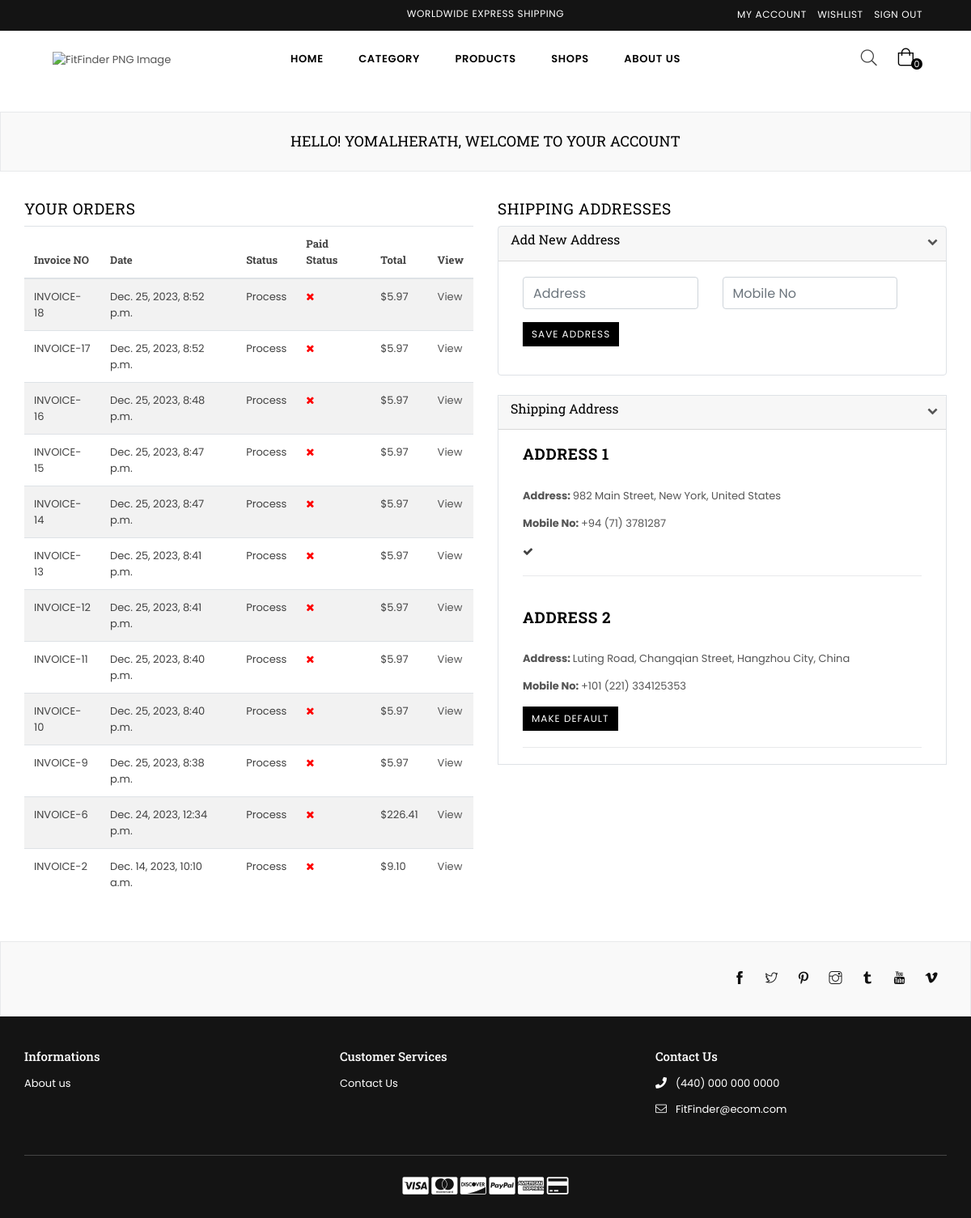
The page /dashboard/ (signed in) on the database as committed earlier.
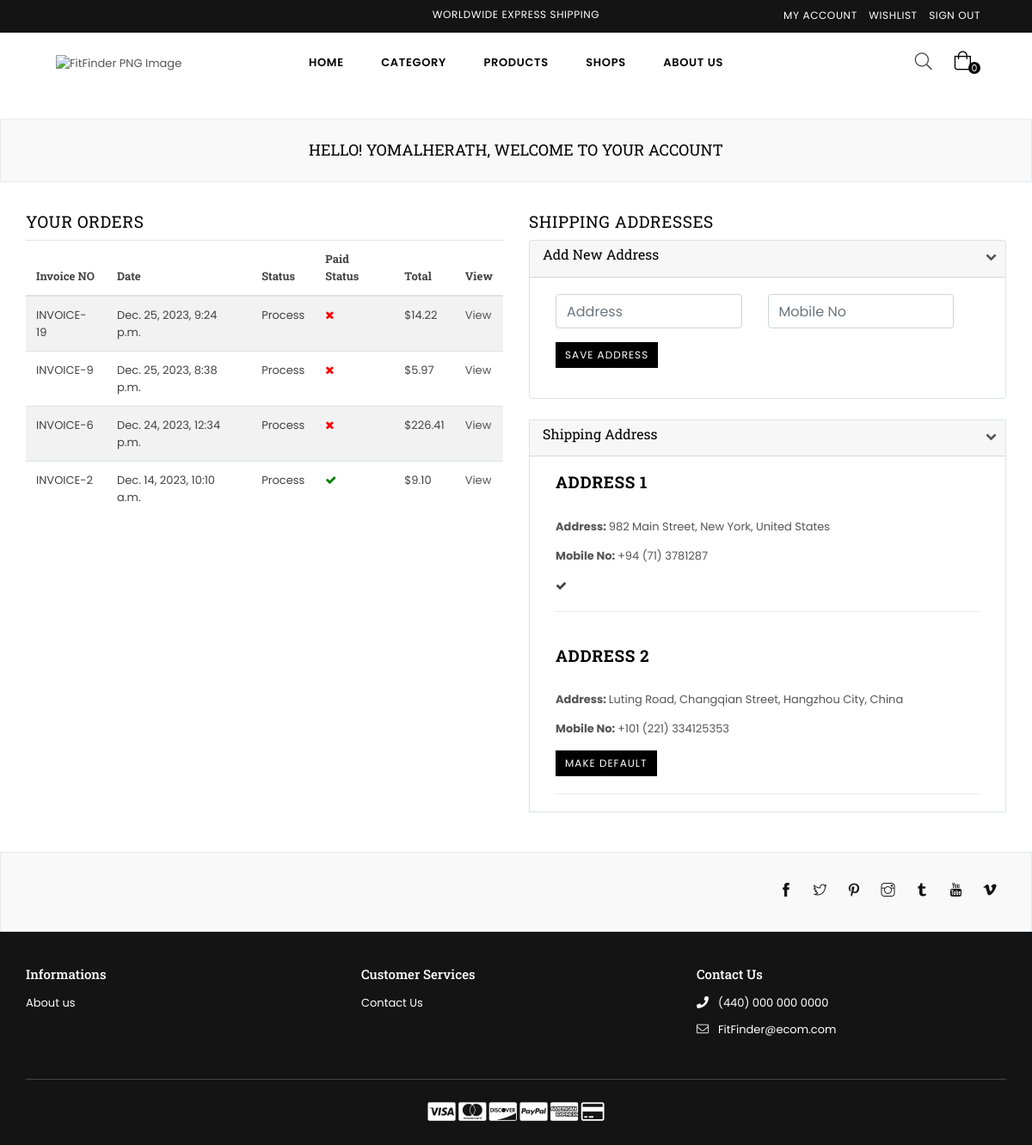
The same page on the database as committed later.
### core/models.py (models this page shows)
class CartOrder(models.Model):
    user = models.ForeignKey(User, on_delete=models.CASCADE)
    price = models.DecimalField(max_digits=9999999999999, decimal_places=2, default="0.00")
    paid_status = models.BooleanField(default=False)
    order_date = models.DateTimeField(auto_now_add=True)
    product_status = models.CharField(choices=STATUS_CHOICE, max_length=30, default="process")
    class Meta:
        verbose_name_plural = "Cart Order"

class Address(models.Model):
    user = models.ForeignKey(User, on_delete=models.SET_NULL, null=True)
    address = models.CharField(max_length=100, null=True)
    status = models.BooleanField(default=False)
    mobile = models.CharField(max_length=200, null=True)
    class Meta:
        verbose_name_plural = "Addresses"

### core/views.py (the view, shortened to what this page needs)
# urls.py: path("dashboard/", customer_dashboard, name="dashboard"),
@login_required
def customer_dashboard(request):
    orders = CartOrder.objects.filter(user=request.user).order_by("-id")
    address = Address.objects.filter(user=request.user)
    context = {
        "orders": orders,
        "address": address,
    }
    return render(request, 'core/dashboard.html', context)

### core/context_processor.py (called while the page is built)
def default(request):
    categories = Category.objects.all()
    vendors = Vendor.objects.all()
    try:
        wishlist = Wishlist.objects.filter(user=request.user)
    except:
        messages.warrning(request, "You need to login before accessing your wishlist.")
        wishlist = 0
    try:
        address = Address.objects.get(user=request.user)
    except:
        address = None
    return{
        'categories': categories,
        'address': address,
        'vendors': vendors,
    }

### userauthentication/models.py (called while the page is built)
    def __str__(self):
        return self.username

### templates/core/dashboard.html (shortened to what the changed rows need)
{% extends 'partials/base.html' %}
{% load static %}
{% block content %}
    <div id="page-content">
    	<div class="page section-header text-center">
			<div class="page-title">
        		<div class="wrapper"><h1 class="page-width">Hello! {{request.user|title}}, Welcome to Your Account</h1></div>
      		</div>
		</div>
        <div class="container">
            <div class="row">
                <div class="col-6">
                    <h2>Your Orders</h2>
                    <div class="table-responsive-sm">
                        <table class="table table-striped">
                            <thead>
                                <tr>
                                    <th class="center">Invoice NO</th>
                                    <th class="center">Date</th>
                                    <th class="center">Status</th>
                                    <th class="center">Paid Status</th>
                                    <th class="center">Total</th>
                                    <th class="center">View</th>
                                </tr>
                            </thead>
                            <tbody>
                                {% for order in orders %}
                                <tr>
                                    <td class="center">INVOICE-{{ order.id }}</td>
                                    <td class="center">{{ order.order_date }}</td>
                                    <td class="center">{{ order.product_status|title }}</td>
                                    {% if order.paid_status == True %}
                                        <td class="center" style="color: green"><i class="fa fa-check"></i></td>
                                    {% else %}
                                        <td class="center" style="color: red"><i class="fa fa-times"></i></td>
                                    {% endif %}
                                    <td class="center">${{ order.price }}</td>
                                    <td class="center"><a href="{% url 'core:order-detail' order.id %}">View</a></td>
                                </tr>
                                {% endfor %}
                            </tbody>
                        </table>
                    </div>
                </div>
                <div class="col-6 col-sm-6 col-md-6 col-lg-6">
                	<h2 class="h2">Shipping Addresses</h2>
                    <div class="rte-setting border ">
                        {% for a in address %}
                        <div class="rte-setting container">
                            <br/>
                            <h2 class="h2"><strong>Address {{ forloop.counter}}</strong></h2>
                            <br/>
                            <p><strong>Address: </strong>{{ a.address }}</p>
                            <p><strong>Mobile No: </strong>{{ a.mobile }}</p>
                            {% if a.status %}
                                <i data-address-id="{{ a.id }}" class="fa fa-check check{{ a.id }} check"></i>
                            {% else %}
                                <button data-address-id="{{ a.id }}" class="btn btn--small make-default-address button{{ a.id }} action_btn">Make Default</button>
                            {% endif %}
                            <hr>
                        </div>
                        {% endfor %}
                    </div>
                </div>
            </div>
        </div>
    </div>
{% endblock content %}

Rows that differ between the two databases and show on the page:
removed CartOrder: id "18", order_date "Dec. 25, 2023, 8:52 p.m.", product_status "Process", paid_status False (drawn), price "5.97"
removed CartOrder: id "17", order_date "Dec. 25, 2023, 8:52 p.m.", product_status "Process", paid_status False (drawn), price "5.97"
removed CartOrder: id "16", order_date "Dec. 25, 2023, 8:48 p.m.", product_status "Process", paid_status False (drawn), price "5.97"
removed CartOrder: id "15", order_date "Dec. 25, 2023, 8:47 p.m.", product_status "Process", paid_status False (drawn), price "5.97"
removed CartOrder: id "14", order_date "Dec. 25, 2023, 8:47 p.m.", product_status "Process", paid_status False (drawn), price "5.97"
removed CartOrder: id "13", order_date "Dec. 25, 2023, 8:41 p.m.", product_status "Process", paid_status False (drawn), price "5.97"
removed CartOrder: id "12", order_date "Dec. 25, 2023, 8:41 p.m.", product_status "Process", paid_status False (drawn), price "5.97"
removed CartOrder: id "11", order_date "Dec. 25, 2023, 8:40 p.m.", product_status "Process", paid_status False (drawn), price "5.97"
removed CartOrder: id "10", order_date "Dec. 25, 2023, 8:40 p.m.", product_status "Process", paid_status False (drawn), price "5.97"
added CartOrder: id "19", order_date "Dec. 25, 2023, 9:24 p.m.", product_status "Process", paid_status False (drawn), price "14.22"
changed CartOrder "Dec. 14, 2023, 10:10 a.m.": paid_status False → True (drawn)
